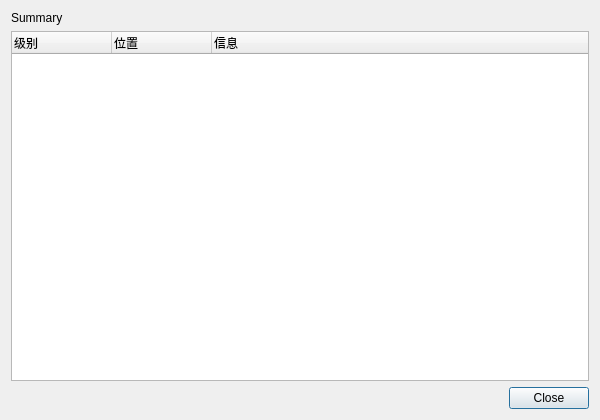
<?xml version="1.0" encoding="UTF-8"?>
<ui version="4.0">
 <class>CodeCheckDialog</class>
 <widget class="QDialog" name="CodeCheckDialog">
  <property name="geometry">
   <rect>
    <x>0</x>
    <y>0</y>
    <width>600</width>
    <height>420</height>
   </rect>
  </property>
  <property name="windowTitle">
   <string>模型校验结果</string>
  </property>
  <layout class="QVBoxLayout" name="verticalLayout">
   <item>
    <widget class="QLabel" name="labelSummary">
     <property name="text">
      <string>Summary</string>
     </property>
     <property name="wordWrap">
      <bool>true</bool>
     </property>
     <property name="alignment">
      <set>Qt::AlignLeft|Qt::AlignVCenter</set>
     </property>
    </widget>
   </item>
   <item>
    <widget class="QTreeWidget" name="treeResults">
     <property name="alternatingRowColors">
      <bool>true</bool>
     </property>
     <property name="uniformRowHeights">
      <bool>true</bool>
     </property>
     <column>
      <property name="text">
       <string>级别</string>
      </property>
     </column>
     <column>
      <property name="text">
       <string>位置</string>
      </property>
     </column>
     <column>
      <property name="text">
       <string>信息</string>
      </property>
     </column>
    </widget>
   </item>
   <item>
    <widget class="QDialogButtonBox" name="buttonBox">
     <property name="orientation">
      <enum>Qt::Horizontal</enum>
     </property>
     <property name="standardButtons">
      <set>QDialogButtonBox::Close</set>
     </property>
    </widget>
   </item>
  </layout>
 </widget>
 <resources/>
 <connections/>
</ui>
